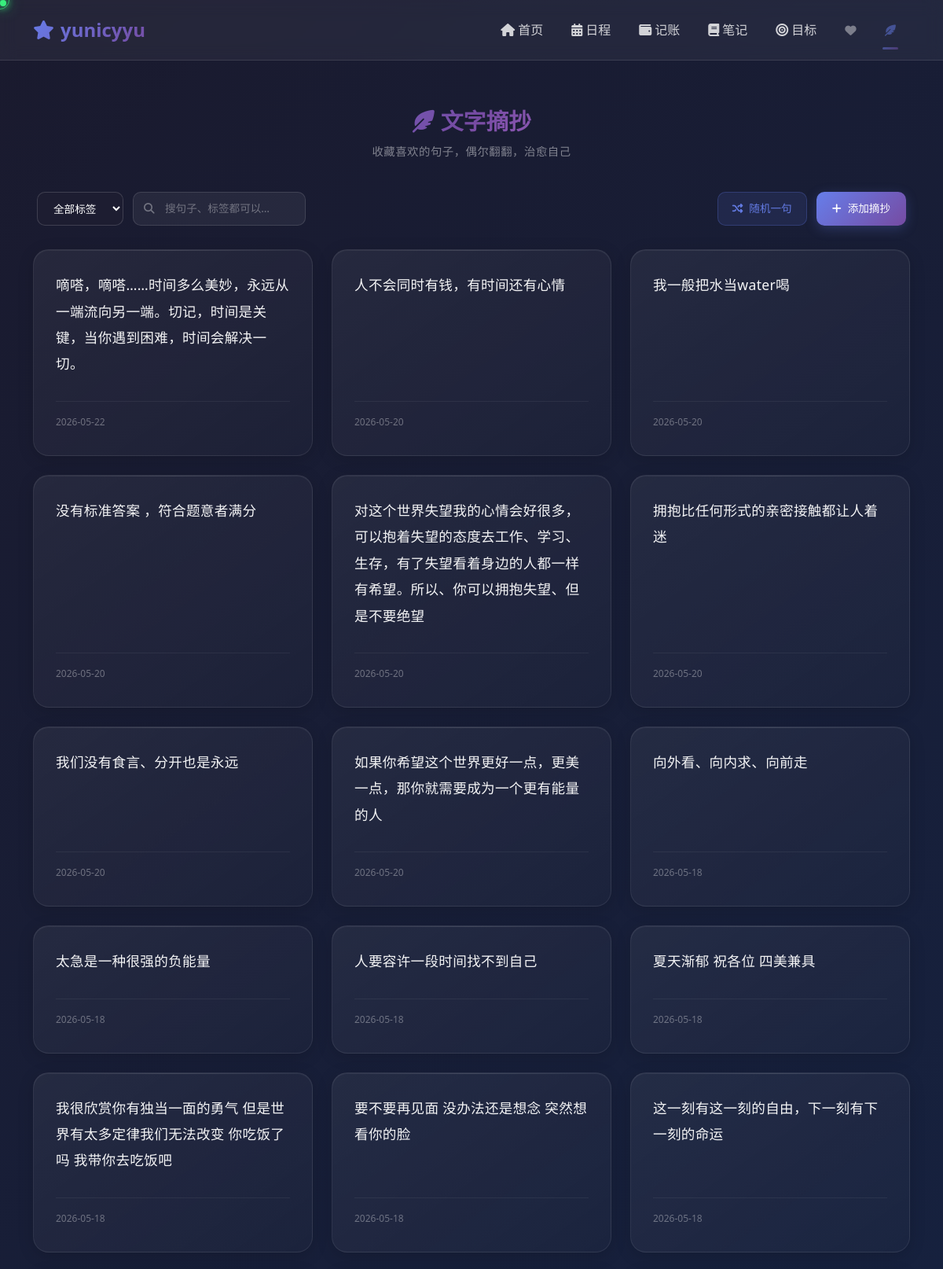
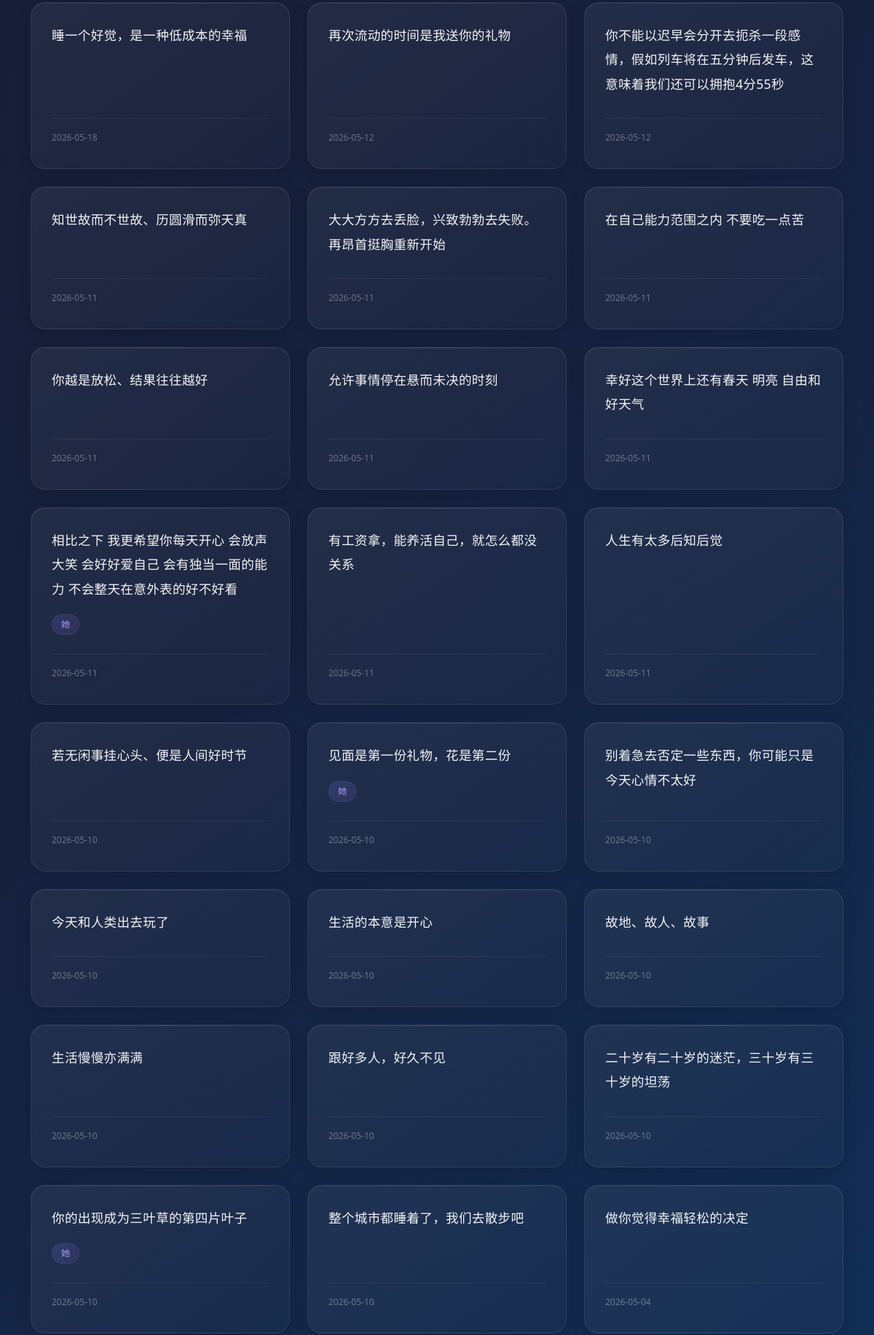
Page /quotes/ (upper part) on the committed database (2 pictures, top to bottom).
### tables this page shows
CREATE TABLE quotes (
            id INTEGER PRIMARY KEY AUTOINCREMENT,
            content TEXT NOT NULL,
            source TEXT,
            tags TEXT,
            image_path TEXT,
            created_at TEXT DEFAULT CURRENT_TIMESTAMP,
            updated_at TEXT DEFAULT CURRENT_TIMESTAMP
        );

### modules/quotes/routes.py (the view)
@quotes_bp.route('/')
def index():
    quotes = get_quotes()
    tags = get_quote_tags()
    count = get_quotes_count()
    return render_template('quotes/index.html', quotes=quotes, tags=tags, count=count)

### models.py (called while the page is built)
def get_db():
    conn = sqlite3.connect(DATABASE)
    conn.row_factory = sqlite3.Row
    return conn

def get_quote_tags():
    conn = get_db()
    cursor = conn.cursor()
    cursor.execute('SELECT DISTINCT tags FROM quotes WHERE tags IS NOT NULL AND tags != ""')
    tags_set = set()
    for row in cursor.fetchall():
        if row['tags']:
            for tag in row['tags'].split(','):
                tag = tag.strip()
                if tag:
                    tags_set.add(tag)
    conn.close()
    return sorted(list(tags_set))

def get_quotes_count():
    conn = get_db()
    cursor = conn.cursor()
    cursor.execute('SELECT COUNT(*) FROM quotes')
    count = cursor.fetchone()[0]
    conn.close()
    return count

### templates/quotes/index.html (shortened to what this page needs)
{% extends "base.html" %}
{% block content %}
<div class="container">
    <div class="page-header">
        <h1 class="page-title"><i class="fas fa-feather-alt me-2"></i>文字摘抄</h1>
        <p class="page-subtitle">收藏喜欢的句子，偶尔翻翻，治愈自己</p>
    </div>
    <div class="toolbar">
        <div class="filter-group">
            <select class="filter-select" id="tagFilter">
                <option value="">全部标签</option>
            </select>
            <div class="search-wrapper">
                <i class="fas fa-search search-icon"></i>
                <input type="text" class="search-input" id="searchInput" placeholder="搜句子、标签都可以…">
            </div>
        </div>
        <div class="action-group">
            <button class="random-btn" onclick="showRandomQuote()">
                <i class="fas fa-random"></i>随机一句
            </button>
            <button class="add-btn" onclick="openAddModal()">
                <i class="fas fa-plus"></i>添加摘抄
            </button>
        </div>
    </div>
    <div class="quotes-grid" id="quotesGrid">
        {% if quotes %}
            {% for quote in quotes %}
            <div class="quote-card" data-id="{{ quote.id }}">
                <div class="quote-content" onclick="copyText('{{ quote.content | replace("'", "\\'") }}')">
                    {{ quote.content }}
                </div>
                {% if quote.tags %}
                <div class="quote-tags">
                    {% for tag in quote.tags.split(',') %}
                        {% if tag.strip() %}
                        {% set tag_name = tag.strip() %}
                        {% set tag_class = 'tag-' + {'治愈': 'cure', '感悟': 'insight', '摘抄': 'excerpt', '手写': 'handwrite', '旅行': 'travel', '读书': 'book', '电影': 'movie', '生活': 'life'}.get(tag_name, '') %}
                        <span class="quote-tag {{ tag_class }}">{{ tag_name }}</span>
                        {% endif %}
                    {% endfor %}
                </div>
                {% endif %}
                <div class="quote-footer">
                    <span class="quote-date">{{ quote.created_at[:10] if quote.created_at else '' }}</span>
                </div>
            </div>
            {% endfor %}
        {% endif %}
    </div>
</div>
{% endblock %}

### rows in the picture
quotes: content "嘀嗒，嘀嗒……时间多么美妙，永远从一端流向另一端。切记，时间是关键，当你遇到困难，时间会解决一切。", created_at "2026-05-22"
quotes: content "人不会同时有钱，有时间还有心情", created_at "2026-05-20"
quotes: content "我一般把水当water喝", created_at "2026-05-20"
quotes: content "没有标准答案 ，符合题意者满分", created_at "2026-05-20"
quotes: content "对这个世界失望我的心情会好很多，可以抱着失望的态度去工作、学习、生存，有了失望看着身边的人都一样有希望。所以、你可以拥抱失望、但是不要绝望", created_at "2026-05-20"
quotes: content "拥抱比任何形式的亲密接触都让人着迷", created_at "2026-05-20"
quotes: content "我们没有食言、分开也是永远", created_at "2026-05-20"
quotes: content "如果你希望这个世界更好一点，更美一点，那你就需要成为一个更有能量的人", created_at "2026-05-20"
quotes: content "向外看、向内求、向前走", created_at "2026-05-18"
quotes: content "太急是一种很强的负能量", created_at "2026-05-18"
quotes: content "人要容许一段时间找不到自己", created_at "2026-05-18"
quotes: content "夏天渐郁 祝各位 四美兼具", created_at "2026-05-18"
quotes: content "我很欣赏你有独当一面的勇气 但是世界有太多定律我们无法改变 你吃饭了吗 我带你去吃饭吧", created_at "2026-05-18"
quotes: content "要不要再见面 没办法还是想念 突然想看你的脸", created_at "2026-05-18"
quotes: content "这一刻有这一刻的自由，下一刻有下一刻的命运", created_at "2026-05-18"
quotes: content "睡一个好觉，是一种低成本的幸福", created_at "2026-05-18"
quotes: content "再次流动的时间是我送你的礼物", created_at "2026-05-12"
quotes: content "你不能以迟早会分开去扼杀一段感情，假如列车将在五分钟后发车，这意味着我们还可以拥抱4分55秒", created_at "2026-05-12"
quotes: content "知世故而不世故、历圆滑而弥天真", created_at "2026-05-11"
quotes: content "大大方方去丢脸，兴致勃勃去失败。 再昂首挺胸重新开始", created_at "2026-05-11"
quotes: content "在自己能力范围之内 不要吃一点苦", created_at "2026-05-11"
quotes: content "你越是放松、结果往往越好", created_at "2026-05-11"
quotes: content "允许事情停在悬而未决的时刻", created_at "2026-05-11"
quotes: content "幸好这个世界上还有春天 明亮 自由和好天气", created_at "2026-05-11"
quotes: content "相比之下 我更希望你每天开心 会放声大笑 会好好爱自己 会有独当一面的能力 不会整天在意外表的好不好看", tag_name "她", created_at "2026-05-11"
quotes: content "有工资拿，能养活自己，就怎么都没关系", created_at "2026-05-11"
quotes: content "人生有太多后知后觉", created_at "2026-05-11"
quotes: content "若无闲事挂心头、便是人间好时节", created_at "2026-05-10"
quotes: content "见面是第一份礼物，花是第二份", tag_name "她", created_at "2026-05-10"
quotes: content "别着急去否定一些东西，你可能只是今天心情不太好", created_at "2026-05-10"
quotes: content "今天和人类出去玩了", created_at "2026-05-10"
quotes: content "生活的本意是开心", created_at "2026-05-10"
quotes: content "故地、故人、故事", created_at "2026-05-10"
quotes: content "生活慢慢亦满满", created_at "2026-05-10"
quotes: content "跟好多人，好久不见", created_at "2026-05-10"
quotes: content "二十岁有二十岁的迷茫，三十岁有三十岁的坦荡", created_at "2026-05-10"
quotes: content "你的出现成为三叶草的第四片叶子", tag_name "她", created_at "2026-05-10"
quotes: content "整个城市都睡着了，我们去散步吧", created_at "2026-05-10"
quotes: content "做你觉得幸福轻松的决定", created_at "2026-05-04"
